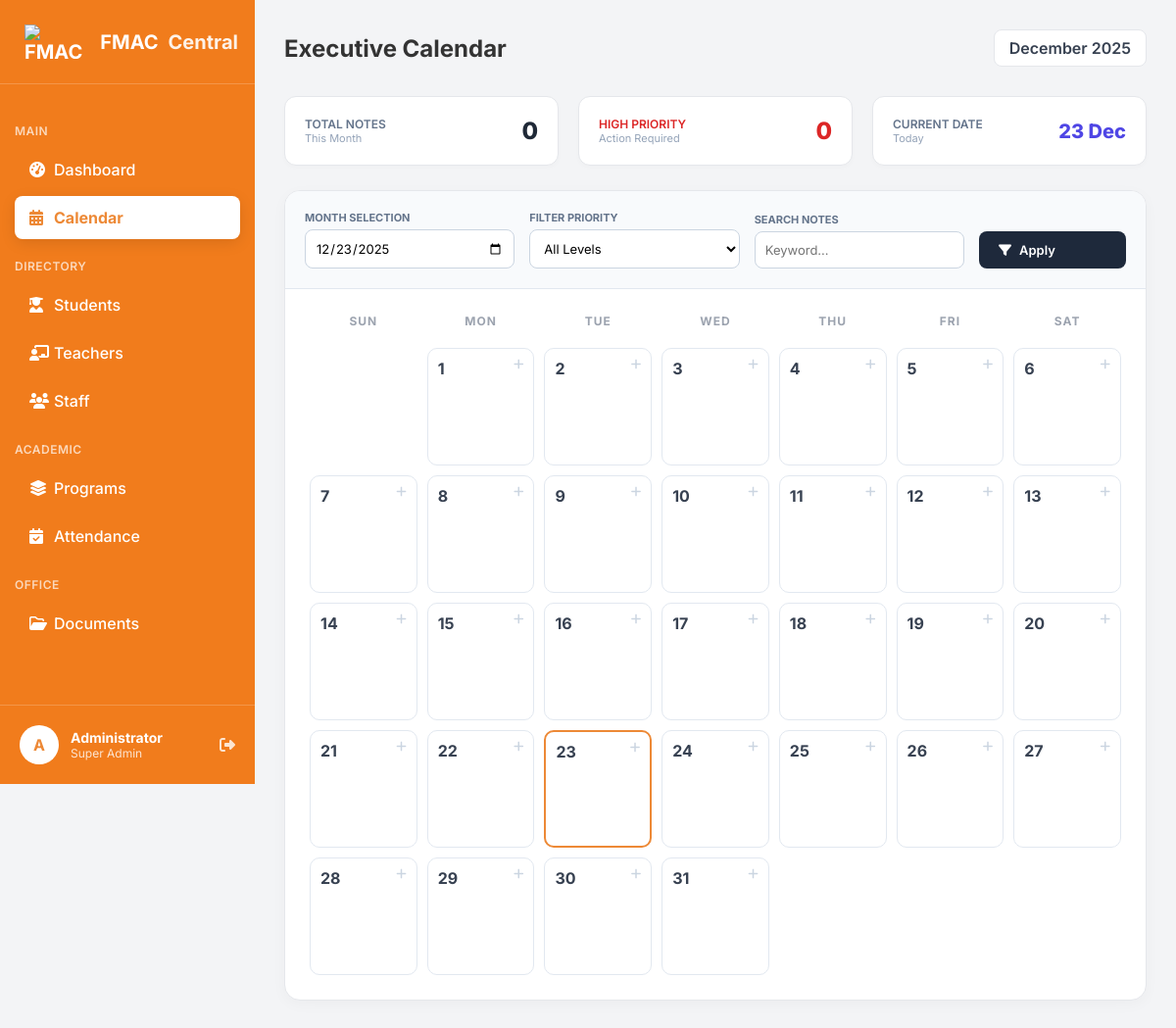
Page /calendar.php (signed in) on the earlier database version.
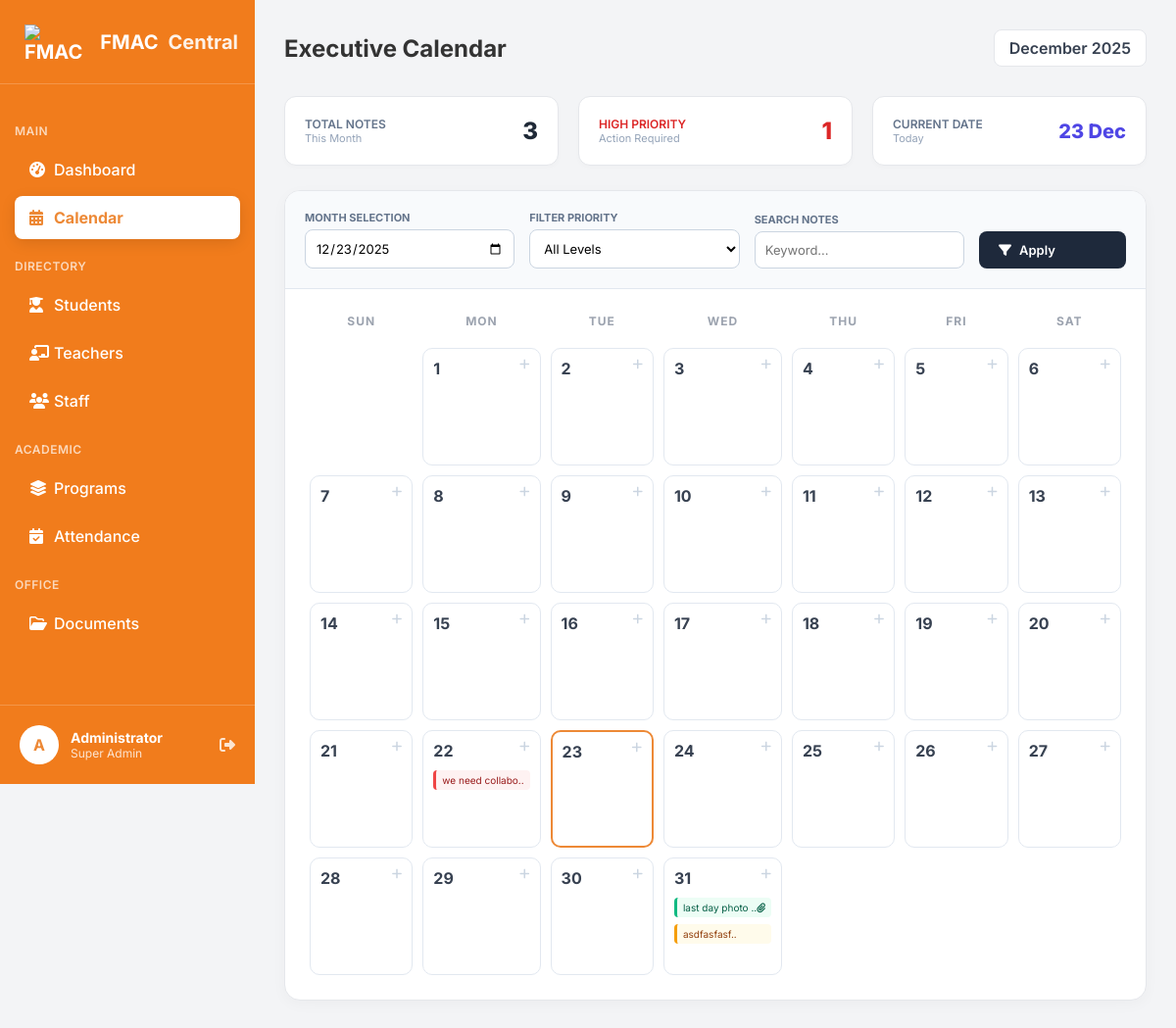
Same page on the later database version.
### tables this page shows
CREATE TABLE `dashboard_reminders` (
  `id` int(11) NOT NULL,
  `reminder_date` date NOT NULL,
  `note_text` text DEFAULT NULL,
  `document_path` varchar(255) DEFAULT NULL,
  `created_at` timestamp NOT NULL DEFAULT current_timestamp(),
  `priority` varchar(20) DEFAULT 'Normal'
);

### calendar.php (the view, shortened to what the changed rows need)
<?php
include 'db_conn.php';
$selected_date = isset($_GET['date']) ? $_GET['date'] : date('Y-m-d');
$cal_month = date('m', strtotime($selected_date));
$cal_year = date('Y', strtotime($selected_date));
$daysInMonth = cal_days_in_month(CAL_GREGORIAN, $cal_month, $cal_year);
$sql_conditions = "MONTH(reminder_date) = '$cal_month' AND YEAR(reminder_date) = '$cal_year'";
$notes_res = mysqli_query($conn, "SELECT * FROM dashboard_reminders WHERE $sql_conditions ORDER BY id ASC");
$calendar_events = [];
$total_notes = 0;
$high_priority_count = 0;
while ($row = mysqli_fetch_assoc($notes_res)) {
    $d = $row['reminder_date'];
    if (!isset($calendar_events[$d])) {
        $calendar_events[$d] = [];
    }
    $calendar_events[$d][] = $row;
    $total_notes++;
    if ($row['priority'] == 'High') $high_priority_count++;
}
?>
<!DOCTYPE html>
<html lang="en">
<head>
    <link rel="stylesheet" href="https://cdnjs.cloudflare.com/ajax/libs/font-awesome/6.4.0/css/all.min.css">
    <link rel="stylesheet" href="dashboard.css">
</head>
<body>
    <div class="dashboard-container">
        <main class="main-content">
            <header class="top-header">
                <h2>Executive Calendar</h2>
            </header>
            <div class="stats-row">
                <div class="stat-box">
                    <div>
                        <div class="stat-label">Total Notes</div>
                        <div style="font-size:11px; color:#94A3B8;">This Month</div>
                    </div>
                    <div class="stat-value"><?php echo $total_notes; ?></div>
                </div>
                <div class="stat-box">
                    <div>
                        <div class="stat-label" style="color:#DC2626;">High Priority</div>
                        <div style="font-size:11px; color:#94A3B8;">Action Required</div>
                    </div>
                    <div class="stat-value" style="color:#DC2626;"><?php echo $high_priority_count; ?></div>
                </div>
            </div>
            <div class="calendar-card">
                <div class="cal-body">
                    <div class="cal-grid">
                        <?php
                        for ($day = 1; $day <= $daysInMonth; $day++) {
                            $currDate = "$cal_year-$cal_month-" . str_pad($day, 2, '0', STR_PAD_LEFT);
                            $dayEvents = isset($calendar_events[$currDate]) ? $calendar_events[$currDate] : [];
                            $borderStyle = ($currDate == $selected_date) ? "border: 2px solid #ED8936;" : "";
                            $jsonEvents = htmlspecialchars(json_encode($dayEvents), ENT_QUOTES, 'UTF-8');
                            echo "<div class='c-box' style='$borderStyle' onclick='openModal(\"$currDate\", $jsonEvents)'>";
                            echo "<span class='c-num'>$day</span>";
                            echo "<i class='fa-solid fa-plus add-icon'></i>";
                            $count = 0;
                            foreach ($dayEvents as $evt) {
                                if ($count < 3) {
                                    $hasDoc = !empty($evt['document_path']) ? '<i class="fa-solid fa-paperclip"></i>' : '';
                                    $safeNote = htmlspecialchars(substr($evt['note_text'], 0, 15));
                                    echo "<div class='event-pill ep-" . htmlspecialchars($evt['priority']) . "'>";
                                    echo "<span>" . $safeNote . "..</span>";
                                    echo "<span>$hasDoc</span>";
                                    echo "</div>";
                                }
                                $count++;
                            }
                            echo "</div>";
                        }
                        ?>
                    </div>
                </div>
            </div>
        </main>
    </div>
</body>
</html>

Differences in the rows shown:
added dashboard_reminders: note_text "we need collabo"
added dashboard_reminders: note_text "last day photo"
added dashboard_reminders: note_text "asdfasfasf"
Other differences:
$total_notes: "0" → "3"
$high_priority_count: "0" → "1"
